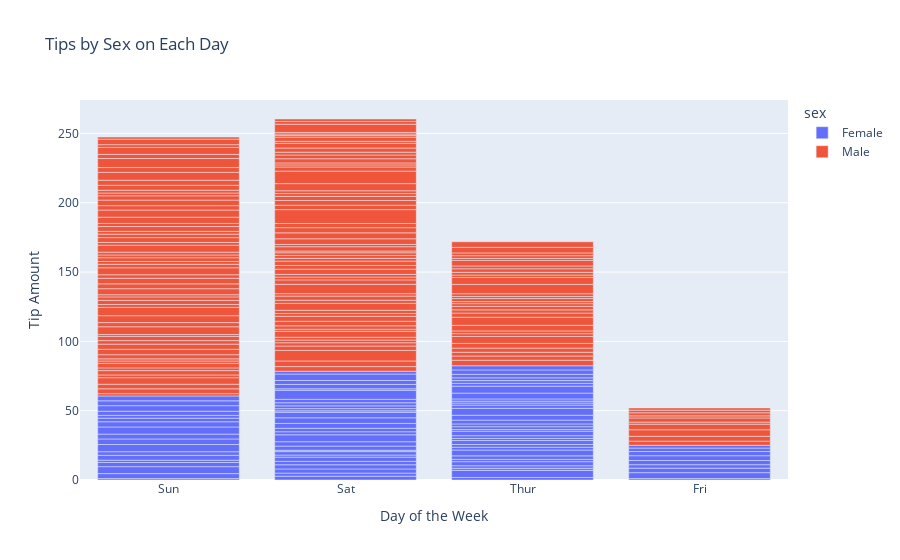

Notebook code cell kept with this figure:
### Code cell
px.bar(df_tips, x = 'day', y = 'tip', color = 'sex', title = 'Tips by Sex on Each Day',
      labels={'tip': 'Tip Amount', 'day': 'Day of the Week'})

### Figure 1 — Plotly figure (JSON) as saved in the notebook; plotly's stock layout.template omitted (floating-point values rounded to 4 significant figures; data arrays with more than 128 entries replaced by an {"elided": "..."} marker saying what was removed)
{"data": [{"alignmentgroup": "True", "hovertemplate": "sex=Female<br>Day of the Week=%{x}<br>Tip Amount=%{y}<extra></extra>", "legendgroup": "Female", "marker": {"color": "#636efa", "pattern": {"shape": ""}}, "name": "Female", "offsetgroup": "Female", "orientation": "v", "showlegend": true, "textposition": "auto", "type": "bar", "x": ["Sun", "Sun", "Sun", "Sun", "Sun", "Sun", "Sat", "Sat", "Sat", "Sat", "Sat", "Sat", "Sun", "Sun", "Sat", "Sat", "Sat", "Sat", "Sat", "Sat", "Sat", "Thur", "Thur", "Fri", "Fri", "Fri", "Fri", "Fri", "Sat", "Sat", "Sat", "Sat", "Sat", "Sun", "Sun", "Thur", "Thur", "Thur", "Thur", "Thur", "Thur", "Thur", "Thur", "Thur", "Thur", "Thur", "Thur", "Thur", "Thur", "Thur", "Thur", "Thur", "Thur", "Thur", "Thur", "Thur", "Thur", "Sun", "Sun", "Sun", "Sun", "Sun", "Sat", "Sat", "Sun", "Sun", "Sun", "Thur", "Thur", "Thur", "Thur", "Thur", "Thur", "Thur", "Sat", "Sat", "Sat", "Sat", "Sat", "Fri", "Fri", "Fri", "Fri", "Sat", "Sat", "Sat", "Thur"], "xaxis": "x", "y": [1.01, 3.61, 5, 3.02, 1.67, 3.5, 2.75, 2.23, 3, 3, 2.45, 3.07, 2.6, 5.2, 1.5, 2.47, 1, 3, 3.14, 5, 2.2, 1.83, 5.17, 1, 4.3, 3.25, 2.5, 3, 2.5, 3.48, 4.08, 4, 1, 4, 3.5, 1.5, 1.8, 2.92, 1.68, 2.52, 4.2, 2, 2, 2.83, 1.5, 2, 3.25, 1.25, 2, 2, 2.75, 3.5, 5, 2.3, 1.5, 1.36, 1.63, 5.14, 3.75, 2.61, 2, 3, 1.61, 2, 4, 3.5, 3.5, 4.19, 5, 2, 2.01, 2, 2.5, 3.23, 2.23, 2.5, 6.5, 1.1, 3.09, 3.48, 3, 2.5, 2, 2.88, 4.67, 2, 3], "yaxis": "y"}, {"alignmentgroup": "True", "hovertemplate": "sex=Male<br>Day of the Week=%{x}<br>Tip Amount=%{y}<extra></extra>", "legendgroup": "Male", "marker": {"color": "#EF553B", "pattern": {"shape": ""}}, "name": "Male", "offsetgroup": "Male", "orientation": "v", "showlegend": true, "textposition": "auto", "type": "bar", "x": {"elided": "157 str values"}, "xaxis": "x", "y": {"elided": "157 float values"}, "yaxis": "y"}], "layout": {"barmode": "relative", "legend": {"title": {"text": "sex"}, "tracegroupgap": 0}, "title": {"text": "Tips by Sex on Each Day"}, "xaxis": {"anchor": "y", "domain": [0, 1], "title": {"text": "Day of the Week"}}, "yaxis": {"anchor": "x", "domain": [0, 1], "title": {"text": "Tip Amount"}}}}
